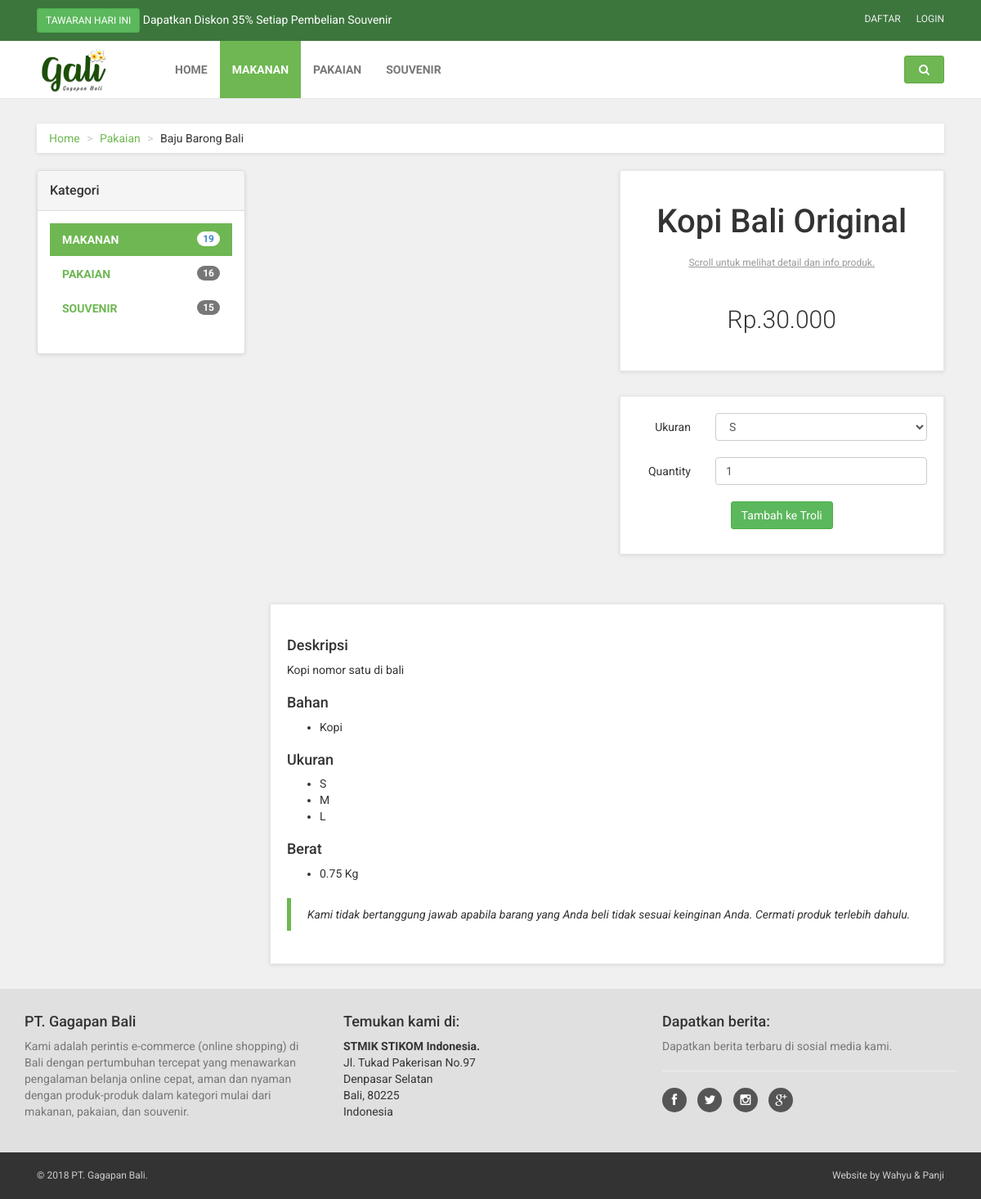
The app's page /detail.php?produk_kategori=makanan&produk_id=428344 with its own data.
### tables this page shows
CREATE TABLE `tb_produk` (
  `produk_id` varchar(10) NOT NULL,
  `kategori_id` varchar(6) NOT NULL,
  `produk_tgl` datetime NOT NULL,
  `produk_nama` varchar(50) NOT NULL,
  `produk_warna` varchar(10) NOT NULL,
  `produk_bahan` text NOT NULL,
  `produk_berat` decimal(4,2) NOT NULL,
  `produk_harga` double NOT NULL,
  `produk_deskripsi` text NOT NULL,
  `produk_gambar` varchar(100) NOT NULL
);

CREATE TABLE `tb_produkdet` (
  `produk_id` varchar(10) NOT NULL,
  `produk_size` varchar(10) NOT NULL,
  `produk_stok` int(5) NOT NULL
);

### model/m_detail.php (called while the page is built, shortened)
<?php
function query_select_produk_where_id($produk_id){
    $db = new DB_Setting();
    $con = $db->con;
    $query = mysqli_query($con,"SELECT p.*,d.* FROM tb_produk p, tb_produkdet d WHERE p.produk_id='$produk_id' AND d.produk_id='$produk_id' AND d.produk_stok > 0");
	return $query;
}
?>

### controller/c_detail.php (called while the page is built, shortened)
<?php
require_once "model/m_detail.php";
require_once "controller/c_validasi.php";
function select_produk_where_id($produk_id)
{
    $query = query_select_produk_where_id($produk_id);
    return $query;
}
?>

### controller/c_validasi.php (called while the page is built, shortened)
<?php
	function rupiah($uang){
		$format=number_format($uang,0,",",".");
		$rp="Rp.$format";
		return $rp;
	}
?>

### detail.php (the view, shortened to what this page needs)
<?php
require_once "controller/c_detail.php";
$produk_id = $_GET['produk_id'];
$sql = select_produk_where_id($produk_id);
$data1 = mysqli_fetch_array($sql);
?>
<!DOCTYPE html>
<html lang="en">
<head>
    <?php
    require_once "view/v_head.php";
    ?>
</head>
<body>
    <?php
require_once "view/v_navbar.php";
?>
<div id="all">
    <div id="content">
        <div class="container">
            <div class="col-md-12">
                <ul class="breadcrumb">
                    <li><a href="#">Home</a>
                    </li>
                    <li><a href="#">Pakaian</a>
                    </li>
                    <li>Baju Barong Bali</li>
                </ul>
            </div>
            <div class="col-md-12">
            </div>
            <div class="col-md-3">
                <div class="panel panel-default sidebar-menu">
                    <div class="panel-heading">
                        <h3 class="panel-title">Kategori</h3>
                    </div>
                    <div class="panel-body">
                        <ul class="nav nav-pills nav-stacked category-menu">
                            <?php
                            require_once "view/v_sidebar.php";
                            ?>
                        </ul>
                    </div>
                </div>
            </div>
            <div class="col-md-9">
                <div class="row" id="productMain">
                    <div class="col-sm-6">
                    </div>
                    <div class="col-sm-6">
                        <div class="box">
                            <h1 class="text-center"><?php echo $data1['produk_nama']; ?></h1>
                            <p class="goToDescription"><a href="#details" class="scroll-to">Scroll untuk melihat detail
                                    dan info produk.</a>
                            </p>
                            <p class="price"><?php echo rupiah($data1['produk_harga']) ?></p>
                        </div>
                        <div class="box">
                            <form action="" method="POST" class="form-horizontal">
                                <div class="form-group">
                                    <label for="#inputUkuran" class="col-sm-3 control-label">Ukuran</label>
                                    <div class="col-sm-9">
                                        <select name="input_ukuran" class="form-control" required>
                                            <?php
                                            $sql2 = select_produk_where_id($produk_id);
                                            while ($data2 = mysqli_fetch_array($sql2)) {
                                                echo "
                                                        <option value='" . $data2['produk_size'] . "'>" . $data2['produk_size'] . "</option>
                                                    ";
                                            }
                                            ?>
                                        </select>
                                    </div>
                                </div>
                                <div class="form-group">
                                    <label for="#inputQuantity" class="col-sm-3 control-label">Quantity</label>
                                    <div class="col-sm-9">
                                        <input name="input_quantity" type="number" class="form-control"
                                               id="inputQuantity" placeholder="Quantity" value="1" min="1" required>
                                    </div>
                                </div>
                                <p class="text-center buttons">
                                    <input type="submit" class="btn btn-success" name="submit_addtocart"
                                           value="Tambah ke Troli">
                                </p>
                            </form>
                        </div>
                    </div>
                </div>
                <div class="box" id="details">
                    <p>
                    <h4>Deskripsi</h4>
                    <p><?php echo $data1['produk_deskripsi']; ?></p>
                    <h4>Bahan</h4>
                    <ul>
                        <li><?php echo $data1['produk_bahan'] ?></li>
                    </ul>
                    <h4>Ukuran</h4>
                    <ul>
                        <?php
                        $sql2 = select_produk_where_id($produk_id);
                        while ($data2 = mysqli_fetch_array($sql2)) {
                            echo "
                                            <li>" . $data2['produk_size'] . "</li>
                                        ";
                        }
                        ?>
                    </ul>
                    <h4>Berat</h4>
                    <ul>
                        <li><?php echo $data1['produk_berat'] ?> Kg</li>
                    </ul>
                    <blockquote>
                        <p><em>Kami tidak bertanggung jawab apabila barang yang Anda beli tidak sesuai keinginan Anda. Cermati produk terlebih dahulu.</em></p>
                    </blockquote>
                </div>
            </div>
        </div>
    </div>
    <?php
    require_once "view/v_footer.php";
    ?>
</div>
</body>
</html>

### assets/css/style.green.css (style rules this page uses)
a, button { -webkit-transition: all 0.2s ease-out; -moz-transition: all 0.2s ease-out; transition: all 0.2s ease-out; }
h1 { font-weight: 700; font-size: 40px; }
.breadcrumb { -webkit-box-shadow: 0 1px 5px rgba(0, 0, 0, 0.1); box-shadow: 0 1px 5px rgba(0, 0, 0, 0.1); }
.box { background: #fff; margin: 0 0 30px; border: solid 1px #e6e6e6; -webkit-box-sizing: border-box; -moz-box-sizing: border-box; box-sizing: border-box; padding: 20px; -webkit-box-shadow: 0 1px 5px rgba(0, 0, 0, 0.1); box-shadow: 0 1px 5px rgba(0, 0, 0, 0.1); }
#content .panel.sidebar-menu { -webkit-box-sizing: border-box; -moz-box-sizing: border-box; box-sizing: border-box; -webkit-box-shadow: 0 1px 5px rgba(0, 0, 0, 0.1); box-shadow: 0 1px 5px rgba(0, 0, 0, 0.1); }
#content .panel.sidebar-menu h3 { padding: 5px 0; margin: 0; }
#content .panel.sidebar-menu ul.nav.category-menu { margin-bottom: 20px; }
#content #productMain { margin-bottom: 30px; }
#content #productMain .goToDescription { margin-top: 20px; font-size: 12px; text-align: center; }
#content #productMain .goToDescription a { color: #999999; text-decoration: underline; }
#content #productMain .price { font-size: 30px; font-weight: 300; text-align: center; margin-top: 40px; }
#content #productMain .buttons { margin-bottom: 0; text-align: center; }
#content #productMain .buttons .btn { margin-bottom: 10px; }
.nav { margin-bottom: 0; padding-left: 0; list-style: none; }
body { font-family: "Roboto", Helvetica, Arial, sans-serif; font-size: 14px; line-height: 1.42857143; color: #333333; background-color: #f0f0f0; }
a { color: #6eb752; text-decoration: none; }
.breadcrumb { padding: 8px 15px; margin-bottom: 20px; background-color: #ffffff; border-radius: 0; }
.breadcrumb > li + li:before { content: ">\00a0"; color: #cccccc; }
.btn { font-weight: normal; font-family: "Roboto", Helvetica, Arial, sans-serif; padding: 6px 12px; font-size: 14px; line-height: 1.42857143; border-radius: 3px; }
label { font-weight: normal; }
.form-control { -webkit-box-shadow: none; box-shadow: none; }
.form-group { margin-bottom: 20px; }
h1, h2, h3, h4, h5, h6, .h1, .h2, .h3, .h4, .h5, .h6 { font-family: inherit; font-weight: 500; line-height: 1.1; color: inherit; }
h1, .h1, h2, .h2, h3, .h3 { margin-top: 20px; margin-bottom: 20px; }
p, ul, ol { margin: 0 0 20px; }
blockquote { padding: 10px 20px; margin: 0 0 20px; font-size: 14px; border-left: 5px solid #6eb752; }

### records on screen
tb_produk: produk_nama "Kopi Bali Original", produk_harga "Rp.30.000", produk_deskripsi "Kopi nomor satu di bali", produk_bahan "Kopi", produk_berat "0.75"
tb_produkdet: produk_size "S"
tb_produkdet: produk_size "M"
tb_produkdet: produk_size "L"

### other values on screen
$jumlah_produk_makanan "19"
$jumlah_produk_pakaian "16"
$jumlah_produk_souvenir "15"
form field input_ukuran "S"
